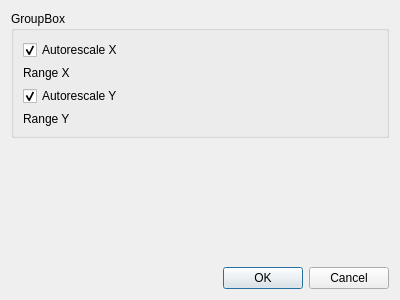
<?xml version="1.0" encoding="UTF-8"?>
<ui version="4.0">
 <class>RescaleDialog</class>
 <widget class="QDialog" name="RescaleDialog">
  <property name="geometry">
   <rect>
    <x>0</x>
    <y>0</y>
    <width>400</width>
    <height>300</height>
   </rect>
  </property>
  <property name="sizePolicy">
   <sizepolicy hsizetype="Minimum" vsizetype="Minimum">
    <horstretch>0</horstretch>
    <verstretch>0</verstretch>
   </sizepolicy>
  </property>
  <property name="windowTitle">
   <string>Dialog</string>
  </property>
  <layout class="QVBoxLayout" name="verticalLayout">
   <item>
    <widget class="QGroupBox" name="groupBox">
     <property name="title">
      <string>GroupBox</string>
     </property>
     <layout class="QFormLayout" name="formLayout">
      <property name="fieldGrowthPolicy">
       <enum>QFormLayout::ExpandingFieldsGrow</enum>
      </property>
      <item row="0" column="0">
       <widget class="QCheckBox" name="checkBoxX">
        <property name="text">
         <string>Autorescale X</string>
        </property>
        <property name="checked">
         <bool>true</bool>
        </property>
       </widget>
      </item>
      <item row="1" column="0">
       <widget class="QLabel" name="label">
        <property name="text">
         <string>Range X</string>
        </property>
       </widget>
      </item>
      <item row="1" column="1">
       <widget class="RangeBox" name="rangeBoxX" native="true">
        <property name="enabled">
         <bool>false</bool>
        </property>
       </widget>
      </item>
      <item row="2" column="0">
       <widget class="QCheckBox" name="checkBoxY">
        <property name="text">
         <string>Autorescale Y</string>
        </property>
        <property name="checked">
         <bool>true</bool>
        </property>
       </widget>
      </item>
      <item row="3" column="0">
       <widget class="QLabel" name="label_2">
        <property name="text">
         <string>Range Y</string>
        </property>
       </widget>
      </item>
      <item row="3" column="1">
       <widget class="RangeBox" name="rangeBoxY" native="true">
        <property name="enabled">
         <bool>false</bool>
        </property>
       </widget>
      </item>
     </layout>
    </widget>
   </item>
   <item>
    <spacer name="verticalSpacer">
     <property name="orientation">
      <enum>Qt::Vertical</enum>
     </property>
     <property name="sizeHint" stdset="0">
      <size>
       <width>20</width>
       <height>40</height>
      </size>
     </property>
    </spacer>
   </item>
   <item>
    <widget class="QDialogButtonBox" name="buttonBox">
     <property name="orientation">
      <enum>Qt::Horizontal</enum>
     </property>
     <property name="standardButtons">
      <set>QDialogButtonBox::Cancel|QDialogButtonBox::Ok</set>
     </property>
    </widget>
   </item>
  </layout>
 </widget>
 <customwidgets>
  <customwidget>
   <class>RangeBox</class>
   <extends>QWidget</extends>
   <header location="global">rangebox.h</header>
   <container>1</container>
  </customwidget>
 </customwidgets>
 <resources/>
 <connections>
  <connection>
   <sender>buttonBox</sender>
   <signal>accepted()</signal>
   <receiver>RescaleDialog</receiver>
   <slot>accept()</slot>
   <hints>
    <hint type="sourcelabel">
     <x>248</x>
     <y>254</y>
    </hint>
    <hint type="destinationlabel">
     <x>157</x>
     <y>274</y>
    </hint>
   </hints>
  </connection>
  <connection>
   <sender>buttonBox</sender>
   <signal>rejected()</signal>
   <receiver>RescaleDialog</receiver>
   <slot>reject()</slot>
   <hints>
    <hint type="sourcelabel">
     <x>316</x>
     <y>260</y>
    </hint>
    <hint type="destinationlabel">
     <x>286</x>
     <y>274</y>
    </hint>
   </hints>
  </connection>
 </connections>
</ui>
